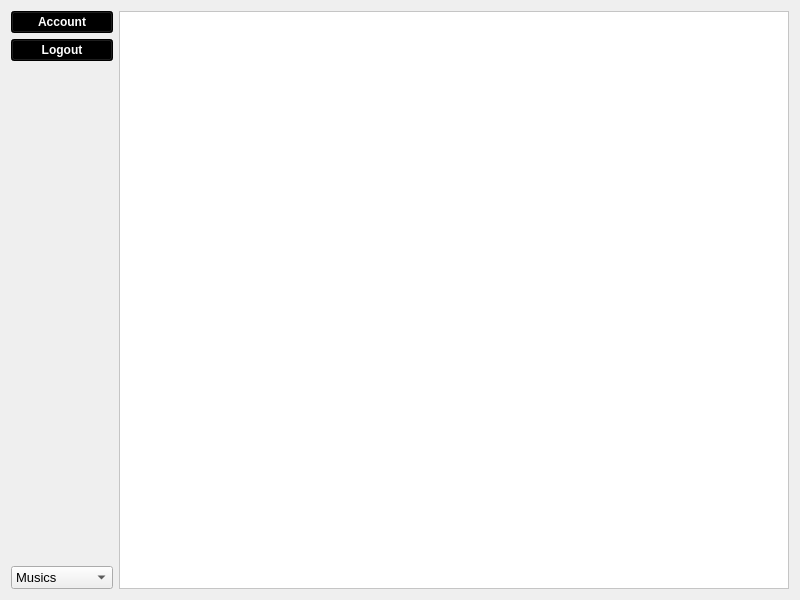
<?xml version="1.0" encoding="UTF-8"?>
<ui version="4.0">
 <class>Form</class>
 <widget class="QWidget" name="Form">
  <property name="geometry">
   <rect>
    <x>0</x>
    <y>0</y>
    <width>800</width>
    <height>600</height>
   </rect>
  </property>
  <property name="minimumSize">
   <size>
    <width>800</width>
    <height>600</height>
   </size>
  </property>
  <property name="maximumSize">
   <size>
    <width>800</width>
    <height>600</height>
   </size>
  </property>
  <property name="windowTitle">
   <string>Form</string>
  </property>
  <property name="styleSheet">
   <string notr="true">background-image: url(:/Background/background/darkgreen.png);
color: rgb(255, 255, 255);</string>
  </property>
  <layout class="QGridLayout" name="gridLayout_4">
   <item row="0" column="0">
    <layout class="QGridLayout" name="gridLayout_3">
     <item row="3" column="0">
      <layout class="QHBoxLayout" name="horizontalLayout_2"/>
     </item>
     <item row="1" column="0">
      <layout class="QHBoxLayout" name="horizontalLayout_3">
       <item>
        <layout class="QVBoxLayout" name="verticalLayout">
         <item>
          <widget class="QPushButton" name="Account_btn">
           <property name="font">
            <font>
             <pointsize>9</pointsize>
             <weight>75</weight>
             <bold>true</bold>
            </font>
           </property>
           <property name="styleSheet">
            <string notr="true">color: rgb(255, 255, 255);
background-color: rgb(0, 0, 0);</string>
           </property>
           <property name="text">
            <string>Account</string>
           </property>
          </widget>
         </item>
         <item>
          <widget class="QPushButton" name="Logout_btn">
           <property name="font">
            <font>
             <pointsize>9</pointsize>
             <weight>75</weight>
             <bold>true</bold>
            </font>
           </property>
           <property name="styleSheet">
            <string notr="true">color: rgb(255, 255, 255);
background-color: rgb(0, 0, 0);</string>
           </property>
           <property name="text">
            <string>Logout</string>
           </property>
          </widget>
         </item>
         <item>
          <spacer name="verticalSpacer">
           <property name="orientation">
            <enum>Qt::Vertical</enum>
           </property>
           <property name="sizeHint" stdset="0">
            <size>
             <width>20</width>
             <height>40</height>
            </size>
           </property>
          </spacer>
         </item>
         <item>
          <widget class="QComboBox" name="Category_combobox">
           <property name="font">
            <font>
             <pointsize>10</pointsize>
            </font>
           </property>
           <property name="toolTip">
            <string/>
           </property>
           <property name="statusTip">
            <string/>
           </property>
           <property name="whatsThis">
            <string/>
           </property>
           <property name="accessibleName">
            <string/>
           </property>
           <property name="accessibleDescription">
            <string/>
           </property>
           <property name="styleSheet">
            <string notr="true">color: rgb(0, 0, 0);</string>
           </property>
           <property name="editable">
            <bool>false</bool>
           </property>
           <property name="currentText">
            <string>Musics</string>
           </property>
           <item>
            <property name="text">
             <string>Musics</string>
            </property>
           </item>
           <item>
            <property name="text">
             <string>Albums</string>
            </property>
           </item>
           <item>
            <property name="text">
             <string>Followings</string>
            </property>
           </item>
           <item>
            <property name="text">
             <string>Suggestions</string>
            </property>
           </item>
           <item>
            <property name="text">
             <string>PlayLists</string>
            </property>
           </item>
           <item>
            <property name="text">
             <string>Artists</string>
            </property>
           </item>
           <item>
            <property name="text">
             <string>Concerts</string>
            </property>
           </item>
          </widget>
         </item>
        </layout>
       </item>
       <item>
        <widget class="QTableView" name="Music_list">
         <property name="font">
          <font>
           <pointsize>10</pointsize>
          </font>
         </property>
         <property name="styleSheet">
          <string notr="true">background-image: url(:/Background/background/transparent.png);
background-color: rgb(255, 255, 255);
color: rgb(0, 0, 0);</string>
         </property>
         <property name="frameShape">
          <enum>QFrame::StyledPanel</enum>
         </property>
         <property name="editTriggers">
          <set>QAbstractItemView::NoEditTriggers</set>
         </property>
         <property name="dragDropOverwriteMode">
          <bool>false</bool>
         </property>
        </widget>
       </item>
      </layout>
     </item>
    </layout>
   </item>
  </layout>
 </widget>
 <resources>
  <include location="Resources/main.qrc"/>
 </resources>
 <connections/>
</ui>
